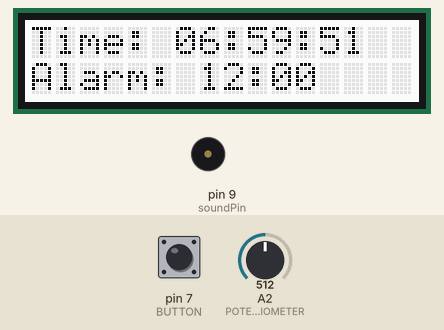
Simulated run of this sketch. Board: Arduino Uno, built with avr-gcc and run on an emulated ATmega328P. Parts: 16×2 character LCD, buzzer (waves = sounding). The test bench sets the inputs (shaded band); at power-on: A2 (POTENTIOMETER) = 512, pin 7 (BUTTON) LOW.

Above: at 1.2 s.
1.3 s: A2 (POTENTIOMETER) set to 716
At 2.8 s:
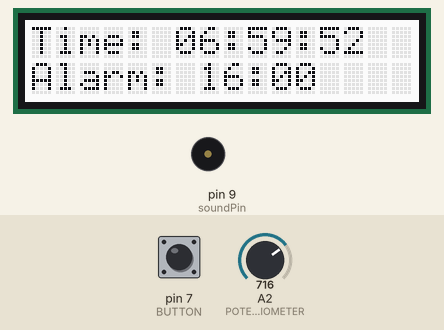
4.3 s: A2 (POTENTIOMETER) set to 900
At 5.4 s:
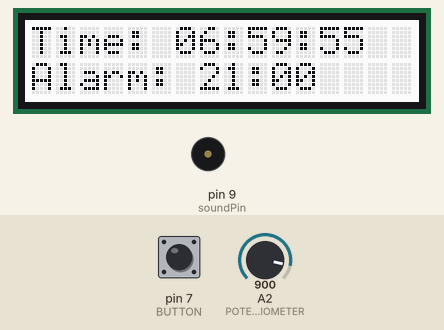
7.3 s: A2 (POTENTIOMETER) set to 349
At 8.8 s:
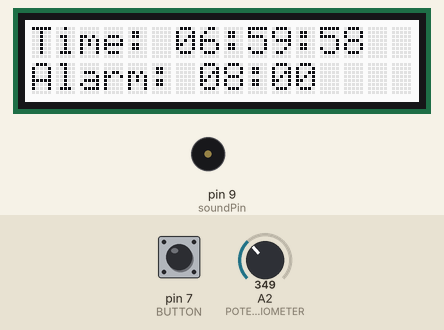
10.3 s: A2 (POTENTIOMETER) set to 326
At 12.9 s:
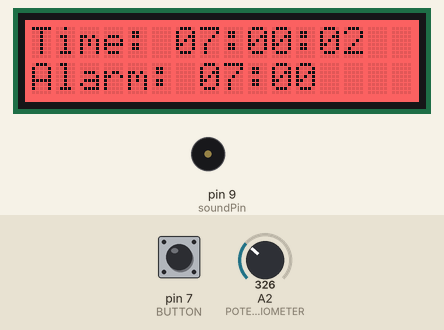
Timing chart, 0 to 14.3 s (numbered marks = the images above; inputs shaded):
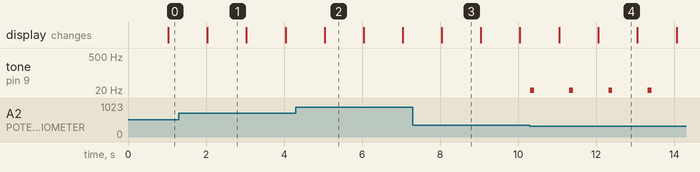

The sketch:

aqualarm.ino
```cpp
/*
  aqualarm by VRMC
*/
#include <TimeLib.h>
#include <Wire.h>
#include "rgb_lcd.h"

rgb_lcd lcd;
int colorR = 255;
int colorG = 255;
int colorB = 255;
int sound1 = 1; //testing
int sound2 = 0; //1 / 0 -> on(loud) / off
int soundPin = 9; //BUZZER
int alarmChange = 7;
int alarmState = 1;
int alarmTime[] = {alarmChange, 0, 0, 10, 15}; //{hour,minute,second,start spraying,end}
int alarmInterval = 1000;
int relayState = LOW;
int relayInterval = 2000;
unsigned long previousMillis1 = 0;
unsigned long previousMillis2 = 0;
unsigned long previousMillis3 = 0;

void setup() {
  // initialize serial communication at 9600 bits per second:
  Serial.begin(9600);
  setTime(6, 59, 50, 20, 1, 2019);
  pinMode(7, INPUT);//BUTTON
  pinMode(3, INPUT);//RELAY
  // set up the LCD's number of columns and rows:
  lcd.begin(16, 2);
}

void loop() {
  alarmChange = analogRead(A2);//POTENTIOMETER
  alarmChange = map(alarmChange, 0, 1023, 0, 24);
  alarmTime[0] = alarmChange;
  printPerSec();
  alarm();
}

void timePrint() {
  String h = String(hour());
  if (hour() < 10) {
    h = "0" + h;
  }
  String m = String(minute());
  if (minute() < 10) {
    m = "0" + m;
  }
  String s = String(second());
  if (second() < 10) {
    s = "0" + s;
  }
  lcd.print("Time: " + h + ":" + m + ":" + s);
}
void alarmPrint() {
  String h = String(alarmTime[0]);
  if (alarmTime[0] < 10) {
    h = "0" + h;
  }
  String m = String(alarmTime[1]);
  if (alarmTime[1] < 10) {
    m = "0" + m;
  }
  lcd.setCursor(0, 1);
  lcd.print("Alarm: " + h + ":" + m);
}
void alarm() {
  if (hour() == alarmTime[0] && minute() == alarmTime[1] && second() >= alarmTime[2] && second() < alarmTime[2] + alarmTime[4] && alarmState == 1) { //interval 1
    if (digitalRead(7) == 1) {
      alarmState = 0;
    }
    if (second() % 2 == 0) {
      colorG = 50;
      colorB = 50;
    } else {
      colorG = 255;
      colorB = 255;
    }
    if (sound1 == 1) {
    unsigned long currentMillis = millis();
    if (currentMillis - previousMillis3 >= alarmInterval) {
      previousMillis3 = currentMillis;
      if (sound2 == 0) {
        sound2 = 1;
      } else {
        sound2 = 0;
      }
      tone(soundPin, 20, 100);
    }
  }
  }
  if (alarmState == 0) {
    colorG = 255;
    colorB = 255;
  }
  if (hour() == alarmTime[0] && minute() == alarmTime[1] && second() >= alarmTime[2] + alarmTime[3] && second() < alarmTime[2] + alarmTime[4]) {//interval 2
    unsigned long currentMillis = millis();
    if (currentMillis - previousMillis2 >= relayInterval) {
      previousMillis2 = currentMillis;
      if (relayState == HIGH) {
        relayState == LOW;
      } else {
        relayState == HIGH;
      }
      digitalWrite(3, relayState);
    }
  }
}
void printPerSec() {
  unsigned long currentMillis = millis();
  if (currentMillis - previousMillis1 >= 1000) {
    previousMillis1 = currentMillis;
    lcd.setRGB(colorR, colorG, colorB);
    lcd.clear();
    timePrint();
    alarmPrint();
  }
}
```

Measured:
- the behaviour switches between 341 and 340 on A2 (POTENTIOMETER) (found by bisection; images 3 and 4)
- after the input at 10.3 s, tone on pin 9 (soundPin): alternates 20 Hz for 0.10 s and silent for 0.90 s, starting at once
- what the display in image 1 shows lasts 1.0 s, from 2.0 s to 3.0 s
